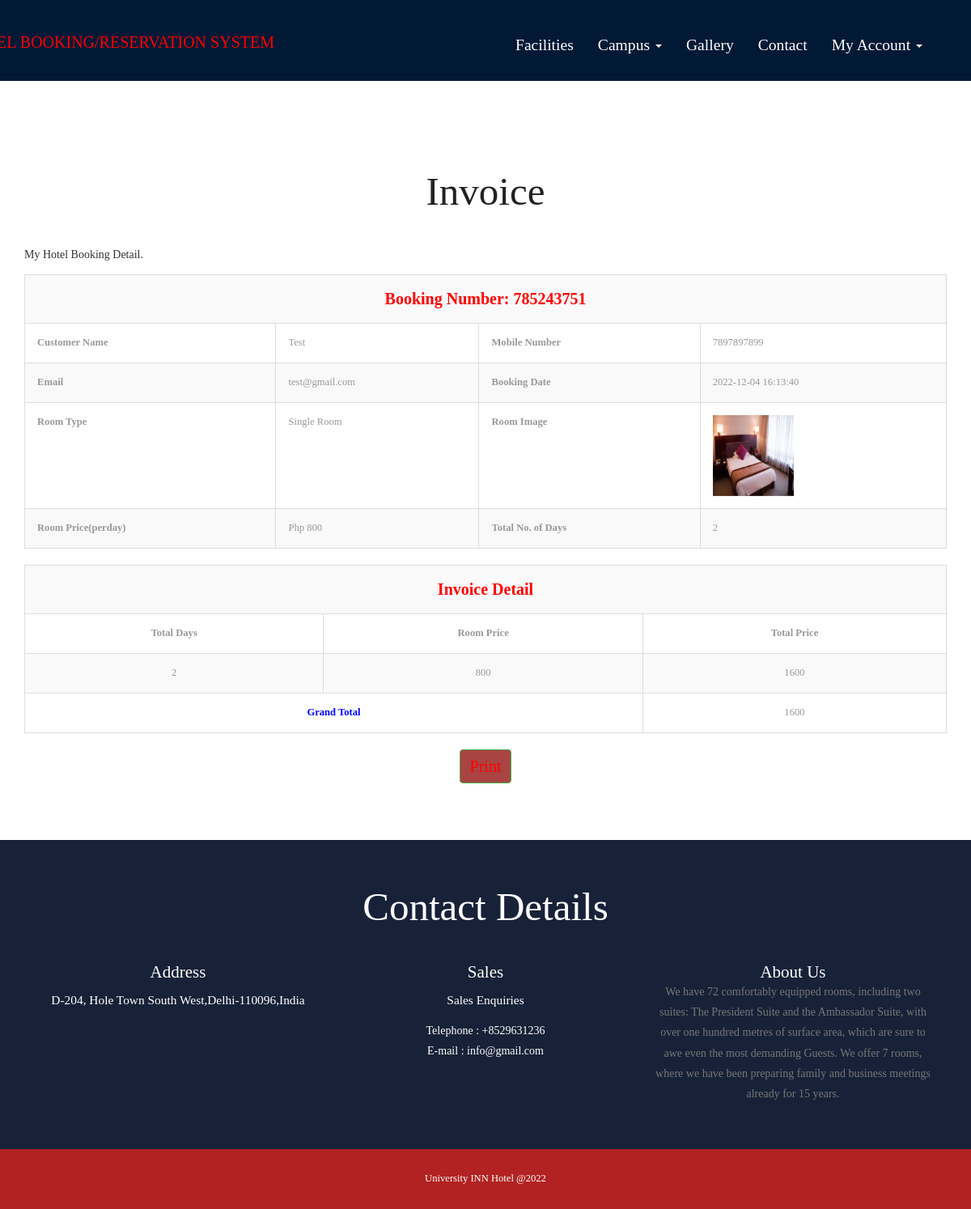
/invoice.php?invid=1 (signed in), run on the app's committed database.
### tables this page shows
CREATE TABLE `tblbooking` (
  `ID` int(10) NOT NULL,
  `RoomId` int(5) DEFAULT NULL,
  `BookingNumber` varchar(120) DEFAULT NULL,
  `UserID` int(5) NOT NULL,
  `IDType` varchar(120) DEFAULT NULL,
  `Gender` varchar(50) DEFAULT NULL,
  `Address` mediumtext DEFAULT NULL,
  `CheckinDate` varchar(200) DEFAULT NULL,
  `CheckoutDate` varchar(200) DEFAULT NULL,
  `BookingDate` timestamp NULL DEFAULT current_timestamp(),
  `Remark` varchar(50) DEFAULT NULL,
  `Status` varchar(50) DEFAULT NULL,
  `UpdationDate` timestamp NULL DEFAULT NULL ON UPDATE current_timestamp(),
  `check_out` tinyint(1) NOT NULL,
  `check_out_date` date NOT NULL
);

CREATE TABLE `tbluser` (
  `ID` int(10) NOT NULL,
  `FullName` varchar(200) DEFAULT NULL,
  `MobileNumber` bigint(10) DEFAULT NULL,
  `Email` varchar(120) DEFAULT NULL,
  `Password` varchar(120) DEFAULT NULL,
  `RegDate` timestamp NULL DEFAULT current_timestamp()
);

CREATE TABLE `tblcategory` (
  `ID` int(10) NOT NULL,
  `CategoryName` varchar(120) DEFAULT NULL,
  `Description` mediumtext DEFAULT NULL,
  `Price` int(5) NOT NULL,
  `Date` timestamp NULL DEFAULT current_timestamp()
);

CREATE TABLE `tblroom` (
  `ID` int(10) NOT NULL,
  `RoomType` int(10) DEFAULT NULL,
  `RoomName` varchar(200) DEFAULT NULL,
  `MaxAdult` int(5) DEFAULT NULL,
  `MaxChild` int(5) DEFAULT NULL,
  `RoomDesc` mediumtext DEFAULT NULL,
  `NoofBed` int(5) DEFAULT NULL,
  `Image` varchar(200) DEFAULT NULL,
  `RoomFacility` varchar(200) DEFAULT NULL,
  `hotel_type` int(11) DEFAULT NULL,
  `CreationDate` timestamp NULL DEFAULT current_timestamp()
);

CREATE TABLE `tblpage` (
  `ID` int(10) NOT NULL,
  `PageType` varchar(120) DEFAULT NULL,
  `PageTitle` varchar(200) DEFAULT NULL,
  `PageDescription` mediumtext DEFAULT NULL,
  `Email` varchar(120) DEFAULT NULL,
  `MobileNumber` bigint(10) DEFAULT NULL,
  `UpdationDate` timestamp NULL DEFAULT NULL ON UPDATE current_timestamp()
);

### invoice.php (the view, shortened to what this page needs)
 <?php
include('includes/dbconnection.php');
if (strlen($_SESSION['hbmsuid']==0)) {
  header('location:logout.php');
  } else{
?>
<!DOCTYPE HTML>
<html>
<head>
<link href="css/bootstrap.css" rel="stylesheet" type="text/css" media="all">
<link href="css/style.css" rel="stylesheet" type="text/css" media="all" />
</head>
<body>
			<div class="header head-top">
				<div class="container">
	<?php include_once('includes/header.php');?>
		</div>
</div>
	<div class="typography">
			<div class="container">
				<div class="typography-info">
					<h2 class="type">Invoice</h2>
				</div>
				<p>My Hotel Booking Detail.</p>
				<div class="bs-docs-example">
					<?php
$invid=$_GET['invid'];
$sql="SELECT tblbooking.BookingNumber,tbluser.FullName,DATEDIFF(tblbooking.CheckoutDate,tblbooking.CheckinDate) as ddf,tbluser.MobileNumber,tbluser.Email,tblbooking.IDType,tblbooking.Gender,tblbooking.Address,tblbooking.CheckinDate,tblbooking.CheckoutDate,tblbooking.BookingDate,tblbooking.Remark,tblbooking.Status,tblbooking.UpdationDate,tblcategory.CategoryName,tblcategory.Description,tblcategory.Price,tblroom.RoomName,tblroom.MaxAdult,tblroom.MaxChild,tblroom.RoomDesc,tblroom.NoofBed,tblroom.Image,tblroom.RoomFacility
from tblbooking
join tblroom on tblbooking.RoomId=tblroom.ID
join tblcategory on tblcategory.ID=tblroom.RoomType
join tbluser on tblbooking.UserID=tbluser.ID
where tblbooking.ID=:invid";
$query = $dbh -> prepare($sql);
$query-> bindParam(':invid', $invid, PDO::PARAM_STR);
$query->execute();
$results=$query->fetchAll(PDO::FETCH_OBJ);
$cnt=1;
if($query->rowCount() > 0)
{
foreach($results as $row)
{               ?>
                            <table border="1" class="table table-bordered table-striped table-vcenter js-dataTable-full-pagination">
                                            <tr>
    <th colspan="5" style="text-align: center;color: red;font-size: 20px">Booking Number: <?php  echo $row->BookingNumber;?></th>
  </tr>
  <tr>
    <th>Customer Name</th>
    <td><?php  echo $row->FullName;?></td>
   <th>Mobile Number</th>
    <td colspan="2"><?php  echo $row->MobileNumber;?></td>
  </tr>
  <tr>
    <th>Email</th>
    <td><?php  echo $row->Email;?></td>
    <th>Booking Date</th>
    <td colspan="2"><?php  echo $row->BookingDate;?></td>
  </tr>
   <tr>
    <th>Room Type</th>
    <td><?php  echo $row->CategoryName;?></td>
    <th>Room Image</th>
    <td><img src="admin/images/<?php echo $row->Image;?>" width="100" height="100" value="<?php  echo $row->Image;?>"></td>
  </tr>
 <tr>
    <th>Room Price(perday)</th>
    <td>Php <?php  echo $row->Price;?></td>
    <th>Total No. of Days</th>
    <td colspan="2"><?php  echo $row->ddf;?></td>
  </tr>
<table border="1" class="table table-bordered table-striped table-vcenter js-dataTable-full-pagination">
  <tr>
    <th colspan="5" style="text-align: center;color: red;font-size: 20px">Invoice Detail</th>
  </tr>
  <tr>
    <th style="text-align: center;">Total Days</th>
   <th style="text-align: center;">Room Price</th>
   <th style="text-align: center;">Total Price</th>
  </tr>
<tr>
  <td style="text-align: center;"><?php  echo $ddf=$row->ddf;?></td>
  <td style="text-align: center;"><?php  echo $tp= $row->Price;?></td>
<td style="text-align: center;"><?php  echo $total= $ddf*$tp;?></td>
  </tr>
  <?php
$grandtotal+=$total;
$cnt=$cnt+1;} ?>
<tr>
  <th colspan="2" style="text-align:center;color: blue">Grand Total </th>
<td colspan="2" style="text-align: center;"><?php  echo $grandtotal;?></td>
</tr>
<?php $cnt=$cnt+1;} ?>
</table>
</table>
<p style="text-align: center;font-size: 20px">
  <input name="Submit2" type="submit" class="btn btn-success" style="color: red;font-size: 20px" value="Print" onClick="return f3();" style="cursor: pointer;"  /></p>
				</div>
			</div>
	</div>
			<?php include_once('includes/getintouch.php');?>
				<?php include_once('includes/footer.php');?>
</body>
</html>
<?php }  ?>

### includes/getintouch.php
<div style="background-color: #172238;" class="touch-section">
					<div  class="container">
						<h3 style="color:WHITE;">Contact Details</h3>
						<div class="touch-grids">
							<?php
$sql="SELECT * from tblpage where PageType='contactus'";
$query = $dbh -> prepare($sql);
$query->execute();
$results=$query->fetchAll(PDO::FETCH_OBJ);
$cnt=1;
if($query->rowCount() > 0)
{
foreach($results as $row)
{               ?>
							<div class="col-md-4 touch-grid">
								<h4 style="color:WHITE;">address</h4>
								<h5 style="color:WHITE;"> <?php  echo htmlentities($row->PageDescription);?></h5>
							</div>
							<div  class="col-md-4 touch-grid">
								<h4 style="color:WHITE;">Sales</h4>
								<h5 style="color:WHITE;">Sales Enquiries</h5>
								<p style="color:WHITE;">Telephone : +<?php  echo htmlentities($row->MobileNumber);?></p>
							<p style="color:WHITE;">E-mail : <?php  echo htmlentities($row->Email);?></p>
							</div><?php $cnt=$cnt+1;}} ?>
							<div class="col-md-4 touch-grid">
								<?php
$sql="SELECT * from tblpage where PageType='aboutus'";
$query = $dbh -> prepare($sql);
$query->execute();
$results=$query->fetchAll(PDO::FETCH_OBJ);
$cnt=1;
if($query->rowCount() > 0)
{
foreach($results as $row)
{               ?>
							<h4 style="color:WHITE;"><?php  echo htmlentities($row->PageTitle);?></h4>
								<p><?php  echo htmlentities($row->PageDescription);?></p>
							</div><?php $cnt=$cnt+1;}} ?>
							<div class="clearfix"></div>
						</div>
					</div>
					</div>

### css/style.css (style rules this page uses)
h1,h2,h3,h4,h5,h6 { padding:0 0; margin:0 0; }
p { padding:0 0; margin:0 0; }
body { padding:0 0; margin:0 0; font-family: 'OpenSans-Regular' }
.header { background:url(../images/a4.jpg) no-repeat 0px 0px; background-size:300px 100px; -webkit-background-size:1550px 100px; -moz-background-size: 1550px 100px; -o-background-size: 1550px 100px; -ms-background-size: 1550px 100px; min-height:764px; padding-bottom: 4em; }
.touch-section { padding: 4em 0; text-align: center; background-color: #eee; }
.touch-grids { margin-top: 3em; }
.touch-grid h4 { font-size: 1.5em; color: #222; text-transform: capitalize; }
.touch-section h3 { font-size: 3.5em; text-transform: capitalize; font-family: 'Rancho-Regular'; color: #222; }
.touch-grid h5 { font-size: 1.1em; padding: 1em 0; color: #222; }
.touch-grid p { font-size: 1em; line-height: 1.8em; color: #777; }
.head-top { min-height: 115px !important; }
.typography-info { text-align: center; margin-bottom: 3em; }
h2.type { font-size: 3.5em; text-transform: capitalize; font-family: 'Rancho-Regular'; color: #222; }
.typography { padding: 4em 0; }
.table > thead > tr > th, .table > tbody > tr > th, .table > tfoot > tr > th, .table > thead > tr > td, .table > tbody > tr > td, .table > tfoot > tr > td { border-top: none !important; }
.bs-docs-example { margin: 1em 0; }
.table td, .table>tbody>tr>td, .table>tbody>tr>th, .table>tfoot>tr>td, .table>tfoot>tr>th, .table>thead>tr>td, .table>thead>tr>th { padding: 15px!important; }
.table > thead > tr > th, .table > tbody > tr > th, .table > tfoot > tr > th, .table > thead > tr > td, .table > tbody > tr > td, .table > tfoot > tr > td { font-size: 0.9em; color: #999; border-top: none !important; }
@media (max-width:1440px) { .header { min-height: 679px; } }
@media (max-width:1366px) { .header { min-height: 652px; } }
@media (max-width:1280px) { .header { min-height: 602px; } }

### data on the page
tblbooking: BookingNumber "785243751", UserID.FullName "Test", UserID.MobileNumber "7897897899", UserID.Email "test@gmail.com", BookingDate "2022-12-04 16:13:40", tblcategory.CategoryName "Single Room", RoomId.Image (picture), tblcategory.Price "800", ddf "2", tp "1600"
tblpage: PageDescription "D-204, Hole Town South West,Delhi-110096,India", MobileNumber "8529631236", Email "info@gmail.com"
tblpage: PageTitle "About Us", PageDescription "We have 72 comfortably equipped rooms, including two suites: The President Suite and the Ambassador Suite, with over one hundred metres of surface area, which are sure to awe even the most demanding Guests. We offer 7 rooms, where we have been preparing family and business meetings already for 15 years."

### other printed values
$grandtotal "1600"
